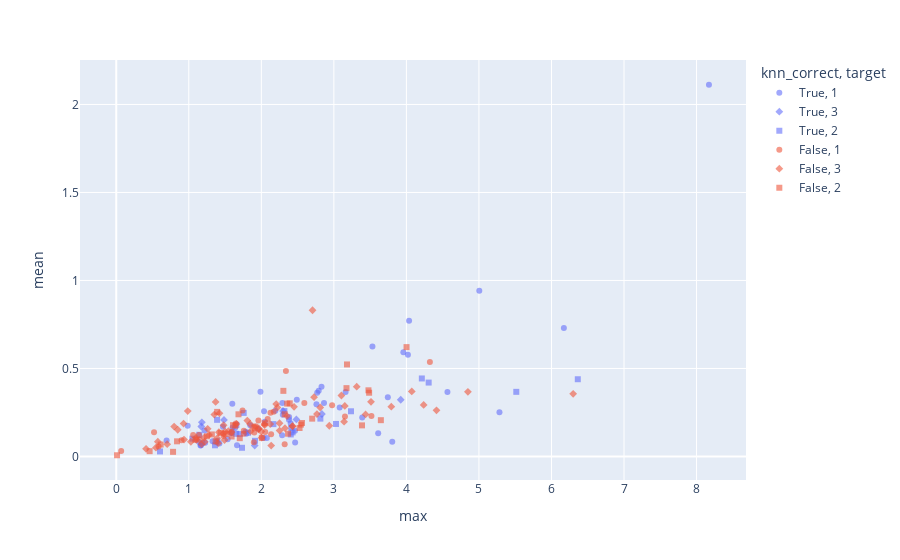

Source (notebook cell):
### Code cell
px.scatter(Xtest, x="max", y="mean", color="knn_correct", opacity=0.6, symbol='target', category_orders={"knn_correct": [True, False]})
